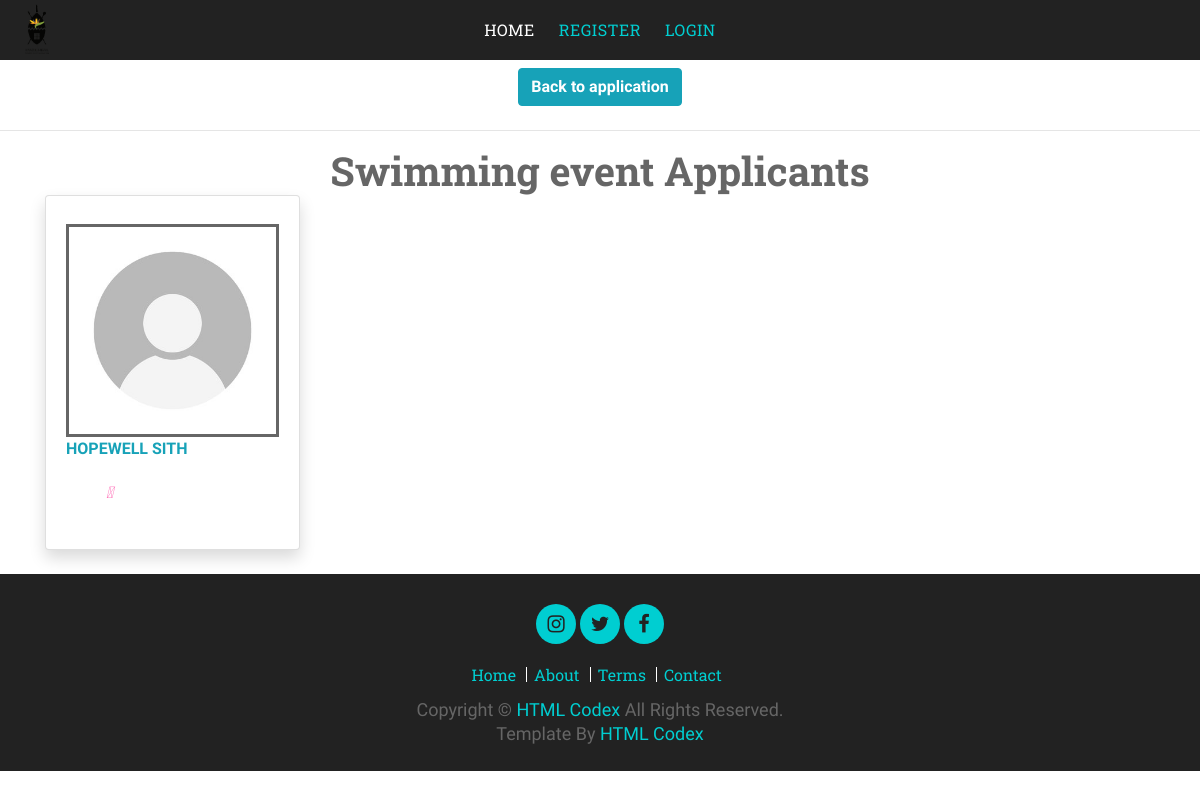
The app's page /Applcants/23 with its own data.
### MyApp/models.py (models this page shows)
class Application(models.Model):
    ApplicationId = models.AutoField(primary_key=True)
    user = models.ForeignKey(User,blank=True,null=True,on_delete=models.CASCADE)
    FederationPersonel = models.ForeignKey(FederationPersonel,blank=True,null=True,on_delete=models.CASCADE)
    EventName = models.CharField(max_length=255)
    StartDate = models.DateTimeField(max_length=255)
    EndDate = models.DateTimeField(max_length=255)
    HostCity = models.CharField(max_length=255)
    HostProvince =models.CharField(max_length=255)
    ReportSubmitAgreement = models.BooleanField(default=False)
    NumberOfTeam = models.IntegerField()
    MethodOfSelection = models.CharField(max_length=255)
    SelectionApprovedDate = models.DateField(max_length=255)
    TravelDateTime = models.DateTimeField(max_length=255)
    ModeOfTravel = models.CharField(max_length=255)
    CodeOfConductAcceped = models.BooleanField(default=False)
    RegulationsInterestDeclaration  = models.CharField(max_length=300, default='NotProvided')
    RegulationsInterestDeclaration  = models.CharField(max_length=300, default='NotProvided')
    SelectionCriteriaProtocols = models.CharField(max_length=300, default='NotProvided')
    GeneralRegulationSelectionProcedure  =models.CharField(max_length=300, default='NotProvided')
    DocumentationOfSelectionSubmitted = models.CharField(max_length=300, default='NotProvided')
    TeamOfficialDuties = models.CharField(max_length=300, default='NotProvided')
    AcceptanceOfTeamAppointment = models.CharField(max_length=300, default='NotProvided')
    HighPerformancePlan = models.CharField(max_length=300, default='NotProvided')
    EventInvitation  = models.CharField(max_length=300, default='NotProvided')
    ApplicationDate  = models.DateTimeField(default=datetime.now())
    Step = models.CharField(max_length=255, default='start')
    ApplicationStatus = models.CharField(max_length=255, default='Oncreate')
    isHistory = models.BooleanField(default=False)
    DateCreated = models.DateTimeField(default=datetime.now())
    DeclineReason = models.TextField(blank=True, null=True)
    CancelReason = models.TextField(blank=True, null=True)
    ApparelLetters = models.CharField(max_length=300, blank=True, null=True)

class Represantative(models.Model):
    RepresantativeId = models.AutoField(primary_key=True)
    application = models.ForeignKey(Application,blank=True,null=True,on_delete=models.CASCADE)
    FirstName = models.CharField(max_length=255)
    Surname =models.CharField(max_length=255)
    Gender = models.CharField(max_length=255)
    Event = models.CharField(max_length=255)
    PhoneNumber = models.CharField(max_length=255)
    Email = models.CharField(max_length=255)
    City = models.CharField(max_length=255)
    Province = models.CharField(max_length=255)
    Date = models.DateTimeField(auto_now=False, auto_now_add=True)
    RepresanativeLeve = models.CharField(max_length=255)
    Duration = models.CharField(max_length=255)
    IDCopySubmited = models.BooleanField(default=False,blank=False,null=False)
    AcceptanceofTeamAppointment = models.BooleanField(default=False,blank=False,null=False)
    RepresatativeType = models.CharField(max_length=255, default='Junior')

### MyApp/views.py (the view)
# urls.py: path('Applcants/<int:applicationId>', views.Applcants, name="Applcants"),
def Applcants(request,applicationId):
    application = get_object_or_404(Application,pk = applicationId)
    Applicants = Represantative.objects.filter(application = application)
    if request.method == 'GET':
        return render(request,'MyApp/Applcants.html', {"application":application,"Applicants": Applicants})

### MyApp/templates/MyApp/Applcants.html (shortened to what this page needs)
{% extends "MyApp/base.html" %}
{% block content %}
    {% load static %}
    <div class="row"  style="display:flex;justify-content:center">
        <div style="padding:0.5rem;">
                <a href="{% url 'Application_review' applicationId=application.ApplicationId  %}" title="" class="btn btn-info">
                    <b>
                        Back to application
                    </b>
                </a>
        </div>
    </div>
    <hr/>
    <h1 class="text-center">
        {{application.EventName}} Applicants
    </h1>
  <div class="container">
    {% if Applicants %}
        <div class="row">
            {% for represantative in Applicants %}
                <div class="col-xl-3 col-md-6 mb-4">
                    <div class="card border-left-primary shadow h-100 py-2">
                        <div class="card-body">
                            <div class="row no-gutters align-items-center" style="display:flex;justify-content:center">
                                <img style="width:inherit; width:100%;border:solid;max-height:320px" src="{% static 'manageProfile/images/DefaultProfile.jpg'%}"/>
                            </div>
                            <div class="row no-gutters align-items-center">
                                <div class="col mr-2" style="display:flex; justify-content: space-between;">
                                    <div class="text-xs font-weight-bold text-info text-uppercase mb-1" >
                                        {{ represantative.FirstName}} {{represantative.Surname}}
                                    </div>
                                </div>
                            </div>
                            <div class="row no-gutters align-items-center" style="padding:1rem">
                                <div class="col-auto"  styl="display:flex; justify-content:space-between;align-content:center;color: #FF69B4;justify-content:center" >
                                    {% if user.is_superuser != True %}
                                        <a style="color: #FF69B4;padding:0.5rem" href="{% url 'update_Representative' represantativeId=represantative.RepresantativeId %}" style="padding:5px"></a>
                                    {% endif %}
                                        <a href="{% url 'represantativeDetails' represantativeId=represantative.RepresantativeId %}" style="color: #FF69B4;padding:0.5rem"><i class="fas fa-eye view-icon"></i></a>
                                </div>
                            </div>
                        </div>
                    </div>
                </div>
            {% endfor%}
        </div>
    {%endif%}
  </div>
{% endblock %}

### MyApp/static/test/css/hover-style.css (style rules this page uses)
body { background-color:#f1f1f2 }

### MyApp/static/test/css/style.css (style rules this page uses)
* { box-sizing: border-box; }
body { color: #666; font-family: 'Raleway', sans-serif; font-weight: 400; background: #ffffff; }
a { color: #222222; transition: 0.5s; }
h1, h2, h3, h4, h5, h6 { font-family: 'Roboto Slab', serif; margin: 0; padding: 0; color: #666; font-weight: 700; }

### records on screen
Application: EventName "Swimming event"
Represantative: FirstName "HOPEWELL", Surname "SITH"
